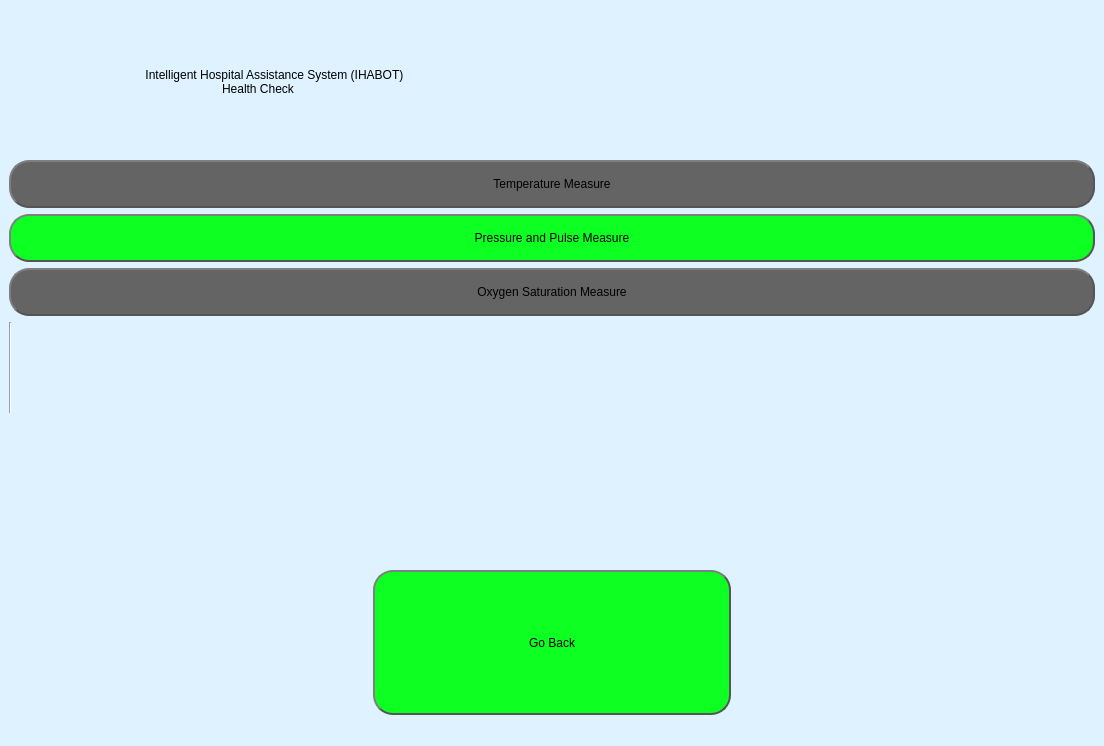
<?xml version="1.0" encoding="UTF-8"?>
<ui version="4.0">
 <class>MainWindow</class>
 <widget class="QMainWindow" name="MainWindow">
  <property name="geometry">
   <rect>
    <x>0</x>
    <y>0</y>
    <width>1104</width>
    <height>746</height>
   </rect>
  </property>
  <property name="windowTitle">
   <string>MainWindow</string>
  </property>
  <property name="styleSheet">
   <string notr="true">background-color: rgb(222, 242, 255);</string>
  </property>
  <widget class="QWidget" name="centralwidget">
   <layout class="QVBoxLayout" name="verticalLayout">
    <item>
     <widget class="QLabel" name="excercise_ques">
      <property name="sizePolicy">
       <sizepolicy hsizetype="Ignored" vsizetype="Ignored">
        <horstretch>0</horstretch>
        <verstretch>0</verstretch>
       </sizepolicy>
      </property>
      <property name="styleSheet">
       <string notr="true">font: 75 24pt &quot;MS Shell Dlg 2&quot;;</string>
      </property>
      <property name="text">
       <string>                                         Intelligent Hospital Assistance System (IHABOT) 
                                                                Health Check</string>
      </property>
     </widget>
    </item>
    <item>
     <widget class="QPushButton" name="pushButton_2">
      <property name="styleSheet">
       <string notr="true">
QPushButton {
	font: 18pt &quot;MS Shell Dlg 2&quot;;
    border: 2px solid #555;
    border-radius: 20px;
    border-style: outset;
    background-color: rgb(100, 100, 100);
    padding: 15px;
    }


</string>
      </property>
      <property name="text">
       <string>Temperature Measure</string>
      </property>
     </widget>
    </item>
    <item>
     <widget class="QPushButton" name="pressure_b">
      <property name="styleSheet">
       <string notr="true">
QPushButton {
	font: 18pt &quot;MS Shell Dlg 2&quot;;
    border: 2px solid #555;
    border-radius: 20px;
    border-style: outset;
    background-color: rgb(14, 255, 34);
    padding: 15px;
    }

QPushButton:hover {
    background-color: rgb(7, 255, 119);
    }

QPushButton:pressed {
    border-style: inset;
    background: qradialgradient(
        cx: 0.4, cy: -0.1, fx: 0.4, fy: -0.1,
        radius: 1.35, stop: 0 #fff, stop: 1 #ddd
        );
    }</string>
      </property>
      <property name="text">
       <string>Pressure and Pulse Measure</string>
      </property>
     </widget>
    </item>
    <item>
     <layout class="QVBoxLayout" name="verticalLayout_2">
      <item>
       <widget class="QPushButton" name="oxy_b">
        <property name="styleSheet">
         <string notr="true">
QPushButton {
	font: 18pt &quot;MS Shell Dlg 2&quot;;
    border: 2px solid #555;
    border-radius: 20px;
    border-style: outset;
    background-color: rgb(100, 100, 100);
    padding: 15px;
    }


</string>
        </property>
        <property name="text">
         <string>Oxygen Saturation Measure</string>
        </property>
       </widget>
      </item>
      <item>
       <widget class="Line" name="line">
        <property name="orientation">
         <enum>Qt::Vertical</enum>
        </property>
       </widget>
      </item>
      <item>
       <layout class="QHBoxLayout" name="horizontalLayout"/>
      </item>
     </layout>
    </item>
    <item>
     <widget class="QLabel" name="status">
      <property name="styleSheet">
       <string notr="true">font: 75 24pt &quot;MS Shell Dlg 2&quot;;</string>
      </property>
      <property name="text">
       <string/>
      </property>
     </widget>
    </item>
    <item>
     <layout class="QHBoxLayout" name="horizontalLayout_4">
      <item>
       <widget class="QLabel" name="label_4">
        <property name="text">
         <string/>
        </property>
       </widget>
      </item>
      <item>
       <widget class="QPushButton" name="back_b">
        <property name="sizePolicy">
         <sizepolicy hsizetype="Ignored" vsizetype="Ignored">
          <horstretch>0</horstretch>
          <verstretch>0</verstretch>
         </sizepolicy>
        </property>
        <property name="styleSheet">
         <string notr="true">
QPushButton {
	font: 18pt &quot;MS Shell Dlg 2&quot;;
    border: 2px solid #555;
    border-radius: 20px;
    border-style: outset;
    background-color: rgb(14, 255, 34);
    padding: 15px;
    }

QPushButton:hover {
    background-color: rgb(7, 255, 119);
    }

QPushButton:pressed {
    border-style: inset;
    background: qradialgradient(
        cx: 0.4, cy: -0.1, fx: 0.4, fy: -0.1,
        radius: 1.35, stop: 0 #fff, stop: 1 #ddd
        );
    }</string>
        </property>
        <property name="text">
         <string>Go Back</string>
        </property>
       </widget>
      </item>
      <item>
       <widget class="QLabel" name="label_5">
        <property name="text">
         <string/>
        </property>
       </widget>
      </item>
     </layout>
    </item>
   </layout>
  </widget>
  <widget class="QMenuBar" name="menubar">
   <property name="geometry">
    <rect>
     <x>0</x>
     <y>0</y>
     <width>1104</width>
     <height>26</height>
    </rect>
   </property>
  </widget>
  <widget class="QStatusBar" name="statusbar"/>
 </widget>
 <resources/>
 <connections/>
</ui>
